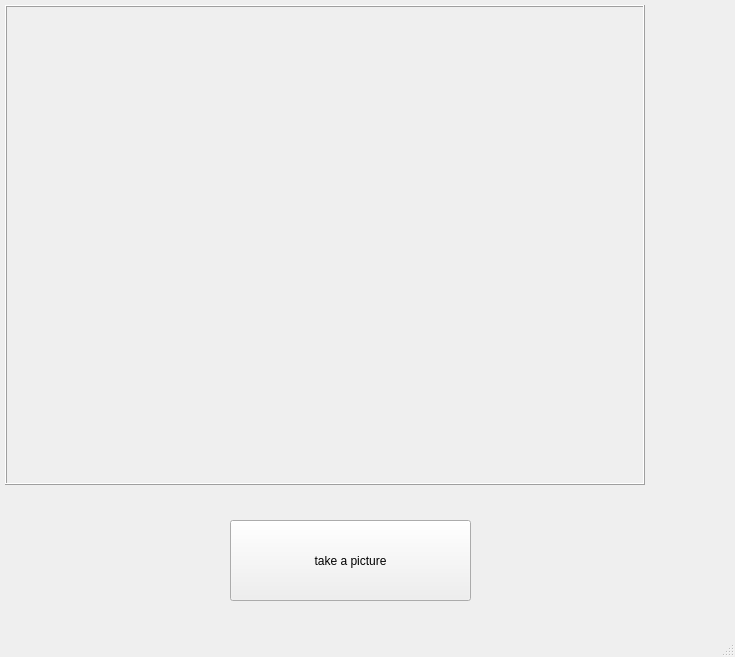
<?xml version="1.0" encoding="UTF-8"?>
<ui version="4.0">
 <class>MainWindow</class>
 <widget class="QMainWindow" name="MainWindow">
  <property name="geometry">
   <rect>
    <x>0</x>
    <y>0</y>
    <width>735</width>
    <height>657</height>
   </rect>
  </property>
  <property name="windowTitle">
   <string>MainWindow</string>
  </property>
  <widget class="QWidget" name="centralwidget">
   <widget class="QLabel" name="lblImg">
    <property name="geometry">
     <rect>
      <x>5</x>
      <y>5</y>
      <width>640</width>
      <height>480</height>
     </rect>
    </property>
    <property name="frameShape">
     <enum>QFrame::Box</enum>
    </property>
    <property name="frameShadow">
     <enum>QFrame::Raised</enum>
    </property>
    <property name="text">
     <string/>
    </property>
   </widget>
   <widget class="QPushButton" name="btnTakePicture">
    <property name="geometry">
     <rect>
      <x>230</x>
      <y>520</y>
      <width>241</width>
      <height>81</height>
     </rect>
    </property>
    <property name="text">
     <string>take a picture</string>
    </property>
   </widget>
   <widget class="QLabel" name="label">
    <property name="geometry">
     <rect>
      <x>40</x>
      <y>520</y>
      <width>151</width>
      <height>81</height>
     </rect>
    </property>
    <property name="text">
     <string/>
    </property>
    <property name="scaledContents">
     <bool>true</bool>
    </property>
   </widget>
  </widget>
  <widget class="QMenuBar" name="menubar">
   <property name="geometry">
    <rect>
     <x>0</x>
     <y>0</y>
     <width>735</width>
     <height>21</height>
    </rect>
   </property>
  </widget>
  <widget class="QStatusBar" name="statusbar"/>
 </widget>
 <resources/>
 <connections/>
</ui>
